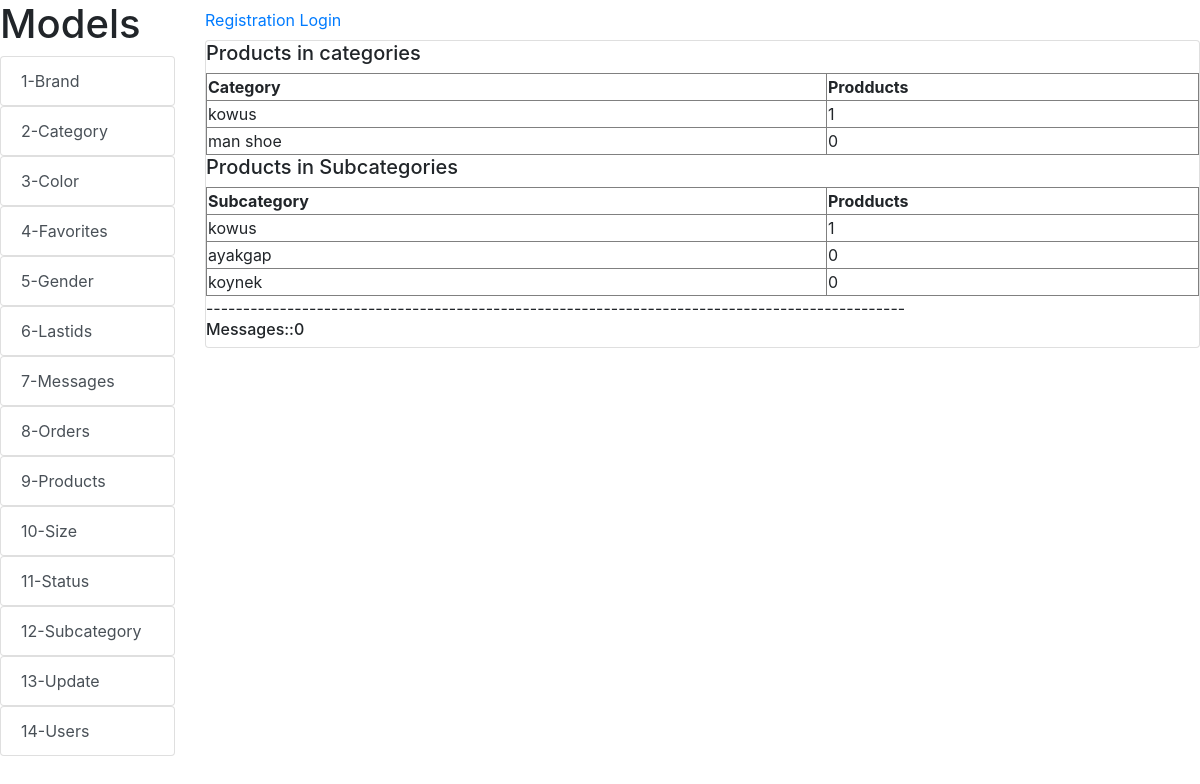
/lastids/, run on the app's committed database.
### alemsite/models.py (models this page shows, shortened)
class Category(models.Model):
    ai = models.CharField(max_length=100)
    name = models.CharField(max_length=100)
    photo = models.ImageField(upload_to='Category/%Y/%m/%d')

class Subcategory(models.Model):
    category = models.ForeignKey('Category', on_delete=models.CASCADE, related_name='subcategory', default='')
    name = models.CharField(max_length=150,)

### alemsite/views.py (the view)
# urls.py: path('lastids/', lastids, name='lastids'),
def lastids(request):
    products = Products.objects.all()
    cats = Category.objects.annotate(Count('products'))
    subs = Subcategory.objects.annotate(Count('products'))
    messages = Messages.objects.count();
    return render(request, 'lastids/lastids.html', {'products':products, 'cats':cats, 'subs':subs, 'messages':messages})

### alemsite/templates/lastids/lastids.html
{% extends 'index.html'%}
{% block content %}
    <h5>Products in categories</h5>
    <table border="1">
    <tr>
        <th width="250">Category</th>
        <th width="150">Prodducts</th>
    </tr>
    {% for item in cats %}
          <tr>
        <td>{{ item.name }}</td>
           <td> {{ item.products__count }}</td>
          </tr>
    {% endfor %}
    </table>
        <h5>Products in Subcategories</h5>
    <table border="1">
    <tr>
        <th width="250">Subcategory</th>
        <th width="150">Prodducts</th>
    </tr>
    {% for item in subs %}
          <tr>
        <td>{{ item.name }}</td>
           <td> {{ item.products__count }}</td>
          </tr>
    {% endfor %}
    </table>
-----------------------------------------------------------------------------------------------
<h6>Messages::{{ messages }}</h6>
{% endblock %}

### data on the page
Category: name "kowus", products__count "1"
Category: name "man shoe", products__count "0"
Subcategory: name "kowus", products__count "1"
Subcategory: name "ayakgap", products__count "0"
Subcategory: name "koynek", products__count "0"

### other printed values
{{ messages }} "0"
